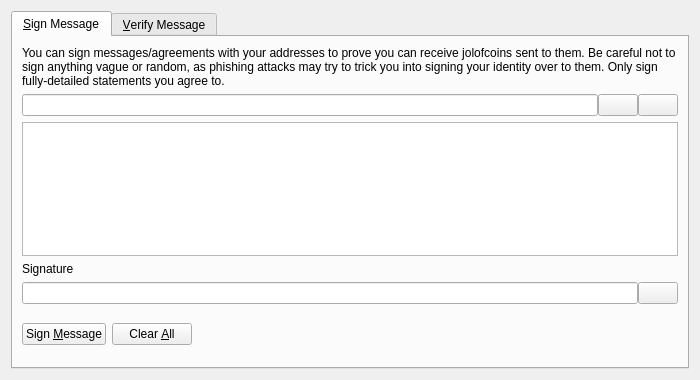
<?xml version="1.0" encoding="UTF-8"?>
<ui version="4.0">
 <class>SignVerifyMessageDialog</class>
 <widget class="QDialog" name="SignVerifyMessageDialog">
  <property name="geometry">
   <rect>
    <x>0</x>
    <y>0</y>
    <width>700</width>
    <height>380</height>
   </rect>
  </property>
  <property name="windowTitle">
   <string>Signatures - Sign / Verify a Message</string>
  </property>
  <property name="modal">
   <bool>true</bool>
  </property>
  <layout class="QVBoxLayout" name="verticalLayout">
   <item>
    <widget class="QTabWidget" name="tabWidget">
     <property name="currentIndex">
      <number>0</number>
     </property>
     <widget class="QWidget" name="tabSignMessage">
      <attribute name="title">
       <string>&amp;Sign Message</string>
      </attribute>
      <layout class="QVBoxLayout" name="verticalLayout_SM">
       <item>
        <widget class="QLabel" name="infoLabel_SM">
         <property name="text">
          <string>You can sign messages/agreements with your addresses to prove you can receive jolofcoins sent to them. Be careful not to sign anything vague or random, as phishing attacks may try to trick you into signing your identity over to them. Only sign fully-detailed statements you agree to.</string>
         </property>
         <property name="textFormat">
          <enum>Qt::PlainText</enum>
         </property>
         <property name="wordWrap">
          <bool>true</bool>
         </property>
        </widget>
       </item>
       <item>
        <layout class="QHBoxLayout" name="horizontalLayout_1_SM">
         <property name="spacing">
          <number>0</number>
         </property>
         <item>
          <widget class="QValidatedLineEdit" name="addressIn_SM">
           <property name="toolTip">
            <string>The Jolofcoin address to sign the message with</string>
           </property>
          </widget>
         </item>
         <item>
          <widget class="QPushButton" name="addressBookButton_SM">
           <property name="toolTip">
            <string>Choose previously used address</string>
           </property>
           <property name="text">
            <string/>
           </property>
           <property name="icon">
            <iconset resource="../bitcoin.qrc">
             <normaloff>:/icons/address-book</normaloff>:/icons/address-book</iconset>
           </property>
           <property name="shortcut">
            <string>Alt+A</string>
           </property>
           <property name="autoDefault">
            <bool>false</bool>
           </property>
          </widget>
         </item>
         <item>
          <widget class="QPushButton" name="pasteButton_SM">
           <property name="toolTip">
            <string>Paste address from clipboard</string>
           </property>
           <property name="text">
            <string/>
           </property>
           <property name="icon">
            <iconset resource="../bitcoin.qrc">
             <normaloff>:/icons/editpaste</normaloff>:/icons/editpaste</iconset>
           </property>
           <property name="shortcut">
            <string>Alt+P</string>
           </property>
           <property name="autoDefault">
            <bool>false</bool>
           </property>
          </widget>
         </item>
        </layout>
       </item>
       <item>
        <widget class="QPlainTextEdit" name="messageIn_SM">
         <property name="toolTip">
          <string>Enter the message you want to sign here</string>
         </property>
        </widget>
       </item>
       <item>
        <widget class="QLabel" name="signatureLabel_SM">
         <property name="text">
          <string>Signature</string>
         </property>
         <property name="textFormat">
          <enum>Qt::PlainText</enum>
         </property>
        </widget>
       </item>
       <item>
        <layout class="QHBoxLayout" name="horizontalLayout_2_SM">
         <property name="spacing">
          <number>0</number>
         </property>
         <item>
          <widget class="QLineEdit" name="signatureOut_SM">
           <property name="font">
            <font>
             <italic>true</italic>
            </font>
           </property>
           <property name="readOnly">
            <bool>true</bool>
           </property>
          </widget>
         </item>
         <item>
          <widget class="QPushButton" name="copySignatureButton_SM">
           <property name="toolTip">
            <string>Copy the current signature to the system clipboard</string>
           </property>
           <property name="text">
            <string/>
           </property>
           <property name="icon">
            <iconset resource="../bitcoin.qrc">
             <normaloff>:/icons/editcopy</normaloff>:/icons/editcopy</iconset>
           </property>
           <property name="autoDefault">
            <bool>false</bool>
           </property>
          </widget>
         </item>
        </layout>
       </item>
       <item>
        <layout class="QHBoxLayout" name="horizontalLayout_3_SM">
         <item>
          <widget class="QPushButton" name="signMessageButton_SM">
           <property name="toolTip">
            <string>Sign the message to prove you own this Jolofcoin address</string>
           </property>
           <property name="text">
            <string>Sign &amp;Message</string>
           </property>
           <property name="icon">
            <iconset resource="../bitcoin.qrc">
             <normaloff>:/icons/edit</normaloff>:/icons/edit</iconset>
           </property>
           <property name="autoDefault">
            <bool>false</bool>
           </property>
          </widget>
         </item>
         <item>
          <widget class="QPushButton" name="clearButton_SM">
           <property name="toolTip">
            <string>Reset all sign message fields</string>
           </property>
           <property name="text">
            <string>Clear &amp;All</string>
           </property>
           <property name="icon">
            <iconset resource="../bitcoin.qrc">
             <normaloff>:/icons/remove</normaloff>:/icons/remove</iconset>
           </property>
           <property name="autoDefault">
            <bool>false</bool>
           </property>
          </widget>
         </item>
         <item>
          <spacer name="horizontalSpacer_1_SM">
           <property name="orientation">
            <enum>Qt::Horizontal</enum>
           </property>
           <property name="sizeHint" stdset="0">
            <size>
             <width>40</width>
             <height>48</height>
            </size>
           </property>
          </spacer>
         </item>
         <item>
          <widget class="QLabel" name="statusLabel_SM">
           <property name="font">
            <font>
             <weight>75</weight>
             <bold>true</bold>
            </font>
           </property>
           <property name="text">
            <string/>
           </property>
           <property name="wordWrap">
            <bool>true</bool>
           </property>
          </widget>
         </item>
         <item>
          <spacer name="horizontalSpacer_2_SM">
           <property name="orientation">
            <enum>Qt::Horizontal</enum>
           </property>
           <property name="sizeHint" stdset="0">
            <size>
             <width>40</width>
             <height>48</height>
            </size>
           </property>
          </spacer>
         </item>
        </layout>
       </item>
      </layout>
     </widget>
     <widget class="QWidget" name="tabVerifyMessage">
      <attribute name="title">
       <string>&amp;Verify Message</string>
      </attribute>
      <layout class="QVBoxLayout" name="verticalLayout_VM">
       <item>
        <widget class="QLabel" name="infoLabel_VM">
         <property name="text">
          <string>Enter the receiver's address, message (ensure you copy line breaks, spaces, tabs, etc. exactly) and signature below to verify the message. Be careful not to read more into the signature than what is in the signed message itself, to avoid being tricked by a man-in-the-middle attack. Note that this only proves the signing party receives with the address, it cannot prove sendership of any transaction!</string>
         </property>
         <property name="textFormat">
          <enum>Qt::PlainText</enum>
         </property>
         <property name="alignment">
          <set>Qt::AlignLeading|Qt::AlignLeft|Qt::AlignTop</set>
         </property>
         <property name="wordWrap">
          <bool>true</bool>
         </property>
        </widget>
       </item>
       <item>
        <layout class="QHBoxLayout" name="horizontalLayout_1_VM">
         <property name="spacing">
          <number>0</number>
         </property>
         <item>
          <widget class="QValidatedLineEdit" name="addressIn_VM">
           <property name="toolTip">
            <string>The Jolofcoin address the message was signed with</string>
           </property>
          </widget>
         </item>
         <item>
          <widget class="QPushButton" name="addressBookButton_VM">
           <property name="toolTip">
            <string>Choose previously used address</string>
           </property>
           <property name="text">
            <string/>
           </property>
           <property name="icon">
            <iconset resource="../bitcoin.qrc">
             <normaloff>:/icons/address-book</normaloff>:/icons/address-book</iconset>
           </property>
           <property name="shortcut">
            <string>Alt+A</string>
           </property>
           <property name="autoDefault">
            <bool>false</bool>
           </property>
          </widget>
         </item>
        </layout>
       </item>
       <item>
        <widget class="QPlainTextEdit" name="messageIn_VM"/>
       </item>
       <item>
        <widget class="QValidatedLineEdit" name="signatureIn_VM"/>
       </item>
       <item>
        <layout class="QHBoxLayout" name="horizontalLayout_2_VM">
         <item>
          <widget class="QPushButton" name="verifyMessageButton_VM">
           <property name="toolTip">
            <string>Verify the message to ensure it was signed with the specified Jolofcoin address</string>
           </property>
           <property name="text">
            <string>Verify &amp;Message</string>
           </property>
           <property name="icon">
            <iconset resource="../bitcoin.qrc">
             <normaloff>:/icons/transaction_0</normaloff>:/icons/transaction_0</iconset>
           </property>
           <property name="autoDefault">
            <bool>false</bool>
           </property>
          </widget>
         </item>
         <item>
          <widget class="QPushButton" name="clearButton_VM">
           <property name="toolTip">
            <string>Reset all verify message fields</string>
           </property>
           <property name="text">
            <string>Clear &amp;All</string>
           </property>
           <property name="icon">
            <iconset resource="../bitcoin.qrc">
             <normaloff>:/icons/remove</normaloff>:/icons/remove</iconset>
           </property>
           <property name="autoDefault">
            <bool>false</bool>
           </property>
          </widget>
         </item>
         <item>
          <spacer name="horizontalSpacer_1_VM">
           <property name="orientation">
            <enum>Qt::Horizontal</enum>
           </property>
           <property name="sizeHint" stdset="0">
            <size>
             <width>40</width>
             <height>48</height>
            </size>
           </property>
          </spacer>
         </item>
         <item>
          <widget class="QLabel" name="statusLabel_VM">
           <property name="font">
            <font>
             <weight>75</weight>
             <bold>true</bold>
            </font>
           </property>
           <property name="text">
            <string/>
           </property>
           <property name="wordWrap">
            <bool>true</bool>
           </property>
          </widget>
         </item>
         <item>
          <spacer name="horizontalSpacer_2_VM">
           <property name="orientation">
            <enum>Qt::Horizontal</enum>
           </property>
           <property name="sizeHint" stdset="0">
            <size>
             <width>40</width>
             <height>48</height>
            </size>
           </property>
          </spacer>
         </item>
        </layout>
       </item>
      </layout>
     </widget>
    </widget>
   </item>
  </layout>
 </widget>
 <customwidgets>
  <customwidget>
   <class>QValidatedLineEdit</class>
   <extends>QLineEdit</extends>
   <header>qvalidatedlineedit.h</header>
  </customwidget>
 </customwidgets>
 <resources>
  <include location="../bitcoin.qrc"/>
 </resources>
 <connections/>
</ui>
